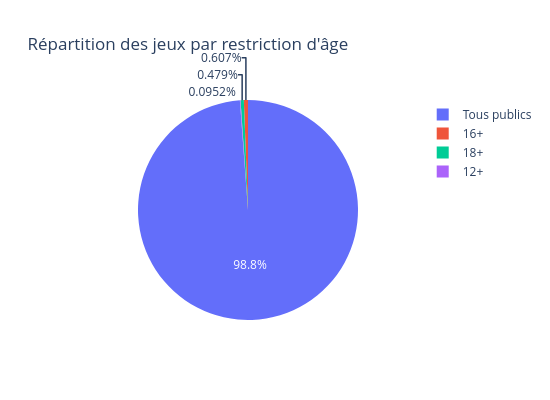

The cell this chart's notebook holds for it:
### Markdown cell above
### Restrictions d'âge

### Code cell
def tranche_age(a):
    if a == 0:    return 'Tous publics'
    elif a <= 12: return '12+'
    elif a <= 16: return '16+'
    else:         return '18+'

age_dist = df['required_age'].apply(tranche_age).value_counts().reset_index()
age_dist.columns = ['Tranche', 'Nombre']

fig = px.pie(age_dist, values='Nombre', names='Tranche',
             title="Répartition des jeux par restriction d'âge",
             width=550, height=400)
fig.show()

### Figure 1 — Plotly figure (JSON) as saved in the notebook; plotly's stock layout.template omitted (floating-point values rounded to 4 significant figures)
{"data": [{"domain": {"x": [0, 1], "y": [0, 1]}, "hovertemplate": "Tranche=%{label}<br>Nombre=%{value}<extra></extra>", "labels": ["Tous publics", "16+", "18+", "12+"], "legendgroup": "", "name": "", "showlegend": true, "type": "pie", "values": [55033, 338, 267, 53]}], "layout": {"height": 400, "legend": {"tracegroupgap": 0}, "title": {"text": "Répartition des jeux par restriction d'âge"}, "width": 550}}
